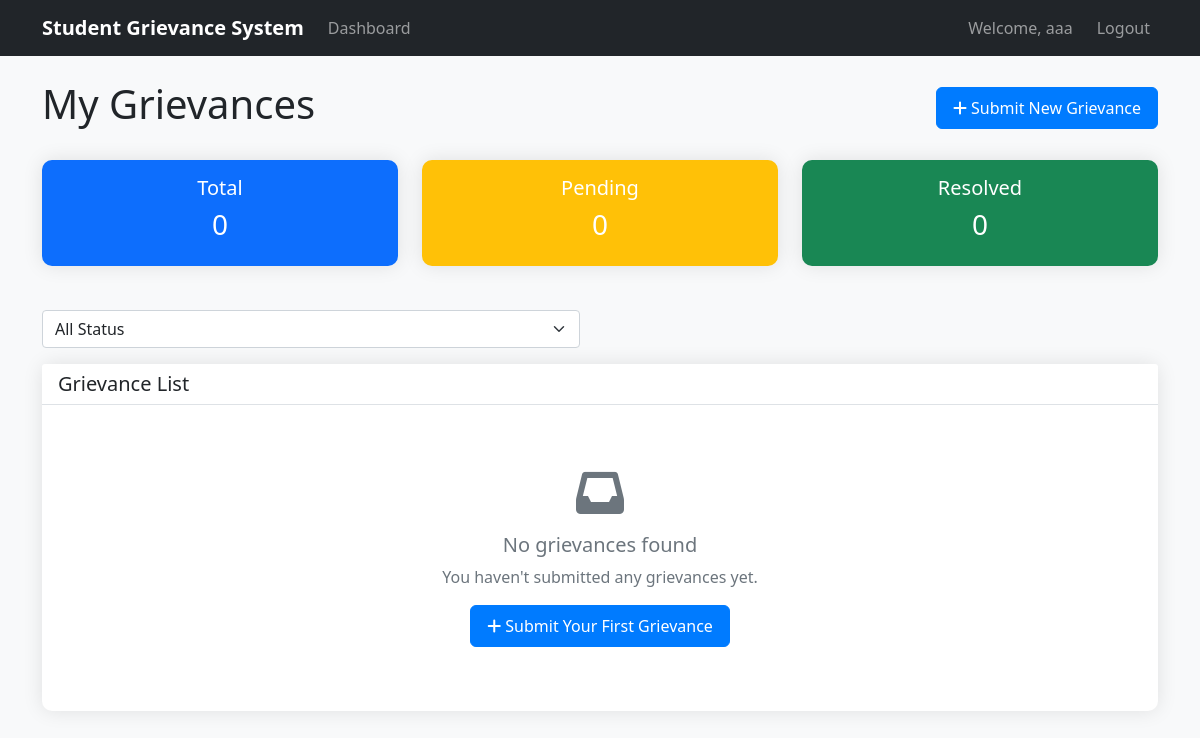
The app's page /api/students/grievances/ (signed in), older data.
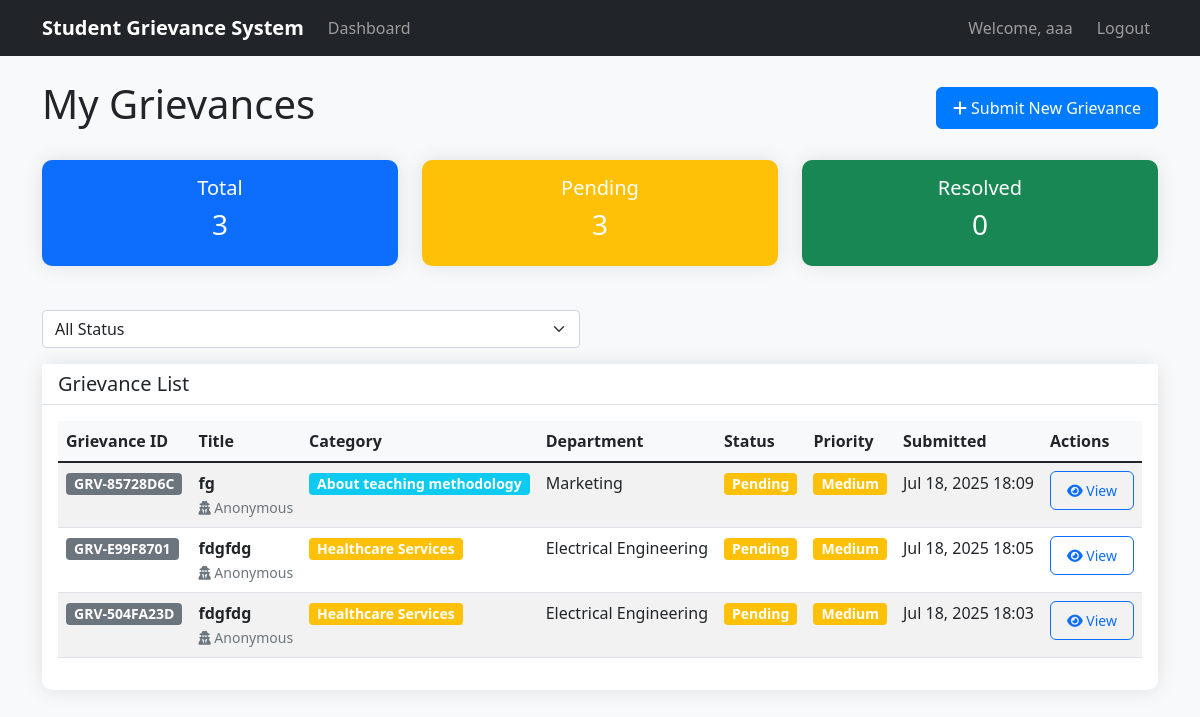
The same page, newer data.
### apps/authentication/models.py (models this page shows, shortened)
class User(AbstractBaseUser, PermissionsMixin):
    ROLE_CHOICES = [
        ('student', 'Student'),
        ('admin', 'Admin'),
        ('superadmin', 'Super Admin'),
        ('officer', 'Grievance Officer'),
    ]
    email = models.EmailField(unique=True)  # STRING - Unique email address
    role = models.CharField(max_length=20, choices=ROLE_CHOICES, default='student')  # STRING - User role (e.g., 'student')
    created_at = models.DateTimeField(auto_now_add=True)  # DATETIME - Timestamp of registration
    is_active = models.BooleanField(default=True)
    is_staff = models.BooleanField(default=False)
    is_email_verified = models.BooleanField(default=False)
    objects = UserManager()
    USERNAME_FIELD = 'email'
    REQUIRED_FIELDS = []
    def get_display_name(self):
        if hasattr(self, 'student_profile') and self.student_profile.name:
            return self.student_profile.name
        return self.email
    @property
    def is_student(self):
        return self.role == 'student'
    @property
    def is_admin(self):
        return self.role in ['admin', 'superadmin', 'officer']

### apps/students/models.py (models this page shows, shortened)
class StudentProfile(models.Model):
    user = models.OneToOneField(settings.AUTH_USER_MODEL, on_delete=models.CASCADE, related_name='student_profile')
    name = models.CharField(max_length=100, blank=True, null=True)  # Full name of the student (nullable for migration)
    student_id = models.CharField(max_length=50, unique=True)  # Student enrollment Id
    school = models.CharField(max_length=200, blank=True, null=True)  # Name of the School (optional, not in doc)
    department = models.CharField(max_length=100)  # Department name
    contact_no = models.CharField(max_length=15, blank=True, null=True)  # Contact number (nullable for migration)
    created_at = models.DateTimeField(auto_now_add=True)
    updated_at = models.DateTimeField(auto_now=True)
    class Meta:
        verbose_name = "Student Profile"
        verbose_name_plural = "Student Profiles"

### apps/grievances/models.py (models this page shows, shortened)
class Grievance(models.Model):
    STATUS_CHOICES = [
        ('pending', 'Pending'),
        ('resolved', 'Resolved'),
        ('rejected', 'Rejected'),
    ]
    PRIORITY_CHOICES = [
        ('low', 'Low'),
        ('medium', 'Medium'),
        ('high', 'High'),
        ('urgent', 'Urgent'),
    ]
    id = models.UUIDField(primary_key=True, default=uuid.uuid4, editable=False)
    student = models.ForeignKey(StudentProfile, on_delete=models.CASCADE, related_name='grievances')
    title = models.CharField(max_length=200)
    description = models.TextField()
    category = models.ForeignKey(Category, on_delete=models.CASCADE, related_name='grievances')
    department = models.CharField(max_length=100, blank=True, null=True, help_text="Department related to grievance")
    status = models.CharField(max_length=20, choices=STATUS_CHOICES, default='pending')
    priority = models.CharField(max_length=20, choices=PRIORITY_CHOICES, default='medium')
    assigned_to = models.ForeignKey(AdminProfile, on_delete=models.SET_NULL, null=True, blank=True, related_name='assigned_grievances')
    is_anonymous = models.BooleanField(default=False)
    expected_resolution_date = models.DateTimeField(null=True, blank=True)
    actual_resolution_date = models.DateTimeField(null=True, blank=True)
    submitted_at = models.DateTimeField(auto_now_add=True)
    updated_at = models.DateTimeField(auto_now=True)
    class Meta:
        ordering = ['-submitted_at']
        indexes = [
            models.Index(fields=['status', 'submitted_at']),
            models.Index(fields=['student', 'status']),
            models.Index(fields=['assigned_to', 'status']),
        ]
    @property
    def grievance_id(self):
        return f"GRV-{str(self.id)[:8].upper()}"

class Category(models.Model):
    CATEGORY_TYPES = [
        ('academic', 'Academic'),
        ('non_academic', 'Non-Academic'),
    ]
    id = models.UUIDField(primary_key=True, default=uuid.uuid4, editable=False)
    name = models.CharField(max_length=100)
    description = models.TextField(blank=True, null=True)
    category_type = models.CharField(max_length=20, choices=CATEGORY_TYPES)
    default_admin = models.ForeignKey(AdminProfile, on_delete=models.SET_NULL, null=True, blank=True, related_name='default_categories')
    keywords = models.TextField(blank=True, null=True, help_text="Keywords for auto-assignment (comma-separated)")
    is_active = models.BooleanField(default=True)
    created_at = models.DateTimeField(auto_now_add=True)
    updated_at = models.DateTimeField(auto_now=True)
    class Meta:
        verbose_name_plural = "Categories"
        ordering = ['category_type', 'name']

### apps/students/views.py (the view)
# urls.py: path('grievances/', views.student_grievances_view, name='grievances'),
@login_required
def student_grievances_view(request):
    if not request.user.is_student:
        return redirect('admin_panel:dashboard')
    try:
        student_profile = request.user.student_profile
    except StudentProfile.DoesNotExist:
        messages.error(request, 'Student profile not found')
        return redirect('authentication:login')
    all_grievances = Grievance.objects.filter(student=student_profile)
    grievances = all_grievances.order_by('-submitted_at')
    status_filter = request.GET.get('status')
    if status_filter:
        grievances = grievances.filter(status=status_filter)
    paginator = Paginator(grievances, 10)  # Show 10 grievances per page
    page_number = request.GET.get('page')
    page_obj = paginator.get_page(page_number)
    context = {
        'student_profile': student_profile,
        'page_obj': page_obj,
        'status_filter': status_filter,
        'total_grievances': all_grievances.count(),
        'pending_grievances': all_grievances.filter(status='pending').count(),
        'resolved_grievances': all_grievances.filter(status='resolved').count(),
    }
    return render(request, 'students/grievances.html', context)

### templates/students/grievances.html (shortened to what this page needs)
{% extends 'base.html' %}
{% load static %}
{% block content %}
<div class="row">
    <div class="col-12">
        <div class="d-flex justify-content-between align-items-center mb-4">
            <h1>My Grievances</h1>
            <a href="{% url 'grievances_web:submit_grievance' %}" class="btn btn-primary">
                <i class="fas fa-plus"></i> Submit New Grievance
            </a>
        </div>
    </div>
</div>
<div class="row mb-4">
    <div class="col-md-4">
        <div class="card bg-primary text-white">
            <div class="card-body text-center">
                <h5 class="card-title">Total</h5>
                <h3>{{ total_grievances }}</h3>
            </div>
        </div>
    </div>
    <div class="col-md-4">
        <div class="card bg-warning text-white">
            <div class="card-body text-center">
                <h5 class="card-title">Pending</h5>
                <h3>{{ pending_grievances }}</h3>
            </div>
        </div>
    </div>
    <div class="col-md-4">
        <div class="card bg-success text-white">
            <div class="card-body text-center">
                <h5 class="card-title">Resolved</h5>
                <h3>{{ resolved_grievances }}</h3>
            </div>
        </div>
    </div>
</div>
<div class="row mb-3">
    <div class="col-md-6">
        <form method="get" class="d-flex">
            <select name="status" class="form-select me-2" onchange="this.form.submit()">
                <option value="">All Status</option>
            </select>
        </form>
    </div>
</div>
<div class="card">
    <div class="card-header">
        <h5 class="mb-0">Grievance List</h5>
    </div>
    <div class="card-body">
        {% if page_obj.object_list %}
            <div class="table-responsive">
                <table class="table table-striped table-hover">
                    <thead>
                        <tr>
                            <th>Grievance ID</th>
                            <th>Title</th>
                            <th>Category</th>
                            <th>Department</th>
                            <th>Status</th>
                            <th>Priority</th>
                            <th>Submitted</th>
                            <th>Actions</th>
                        </tr>
                    </thead>
                    <tbody>
                        {% for grievance in page_obj.object_list %}
                        <tr>
                            <td>
                                <span class="badge bg-secondary">{{ grievance.grievance_id }}</span>
                            </td>
                            <td>
                                <div class="fw-bold">{{ grievance.title|truncatechars:50 }}</div>
                                {% if grievance.is_anonymous %}
                                    <small class="text-muted"><i class="fas fa-user-secret"></i> Anonymous</small>
                                {% endif %}
                            </td>
                            <td>
                                <span class="badge bg-{% if grievance.category.category_type == 'academic' %}info{% else %}warning{% endif %}">
                                    {{ grievance.category.name }}
                                </span>
                            </td>
                            <td>{{ grievance.department|default:"N/A" }}</td>
                            <td>
                                <span class="badge bg-{% if grievance.status == 'pending' %}warning{% elif grievance.status == 'resolved' %}success{% else %}danger{% endif %}">
                                    {{ grievance.get_status_display }}
                                </span>
                            </td>
                            <td>
                                <span class="badge bg-{% if grievance.priority == 'high' %}danger{% elif grievance.priority == 'medium' %}warning{% else %}secondary{% endif %}">
                                    {{ grievance.get_priority_display }}
                                </span>
                            </td>
                            <td>{{ grievance.submitted_at|date:"M d, Y H:i" }}</td>
                            <td>
                                <a href="{% url 'students:grievance_detail' grievance.id %}" class="btn btn-sm btn-outline-primary">
                                    <i class="fas fa-eye"></i> View
                                </a>
                            </td>
                        </tr>
                        {% endfor %}
                    </tbody>
                </table>
            </div>
        {% else %}
            <div class="text-center py-5">
                <i class="fas fa-inbox fa-3x text-muted mb-3"></i>
                <h5 class="text-muted">No grievances found</h5>
                <p class="text-muted">
                    {% if status_filter %}
                        No grievances with "{{ status_filter }}" status found.
                        <a href="{% url 'students:grievances' %}" class="text-decoration-none">View all grievances</a>
                    {% else %}
                        You haven't submitted any grievances yet.
                    {% endif %}
                </p>
                <a href="{% url 'grievances_web:submit_grievance' %}" class="btn btn-primary">
                    <i class="fas fa-plus"></i> Submit Your First Grievance
                </a>
            </div>
        {% endif %}
    </div>
</div>
{% endblock %}

### templates/base.html (shortened to what this page needs)
<!DOCTYPE html>
<html lang="en">
<head>
    <link href="https://cdn.jsdelivr.net/npm/bootstrap@5.1.3/dist/css/bootstrap.min.css" rel="stylesheet">
    <link rel="stylesheet" href="https://cdnjs.cloudflare.com/ajax/libs/font-awesome/6.0.0/css/all.min.css">
    <link rel="stylesheet" href="{% load static %}{% static 'css/style.css' %}">
</head>
<body>
    <nav class="navbar navbar-expand-lg navbar-dark bg-dark">
        <div class="container">
            {% if user.is_authenticated %}
                {% if user.is_admin %}
                    <a class="navbar-brand" href="{% url 'admin_panel:dashboard' %}">
                        Student Grievance System
                    </a>
                {% elif user.is_student %}
                    <a class="navbar-brand" href="{% url 'students:dashboard' %}">
                        Student Grievance System
                    </a>
                {% else %}
                    <a class="navbar-brand" href="{% url 'authentication:login_view' %}">
                        Student Grievance System
                    </a>
                {% endif %}
            {% else %}
                <a class="navbar-brand" href="{% url 'authentication:login_view' %}">
                    Student Grievance System
                </a>
            {% endif %}
            {% if user.is_authenticated %}
            <div class="navbar-nav me-auto">
                {% if user.is_student %}
                <a class="nav-link" href="{% url 'students:dashboard' %}">Dashboard</a>
                {% endif %}
            </div>
            <div class="navbar-nav ms-auto">
                <span class="navbar-text me-3">
                    Welcome, {{ user.get_display_name }}
                </span>
                <a class="nav-link" href="{% url 'authentication:logout_view' %}">Logout</a>
            </div>
            {% endif %}
        </div>
    </nav>
    <main class="container mt-4">
        {% block content %}
        {% endblock %}
    </main>
    <script src="{% load static %}{% static 'js/main.js' %}"></script>
</body>
</html>

### static/css/style.css (style rules this page uses)
body { background-color: #f8f9fa; font-family: 'Segoe UI', Tahoma, Geneva, Verdana, sans-serif; }
.navbar-brand { font-weight: bold; }
.card { border: none; border-radius: 10px; box-shadow: 0 0 20px rgba(0, 0, 0, 0.1); margin-bottom: 20px; }
.card-header { background-color: #fff; border-bottom: 1px solid #dee2e6; font-weight: 600; }
.btn { border-radius: 6px; padding: 8px 16px; }
.btn-primary { background-color: #007bff; border-color: #007bff; }
.table th { background-color: #f8f9fa; font-weight: 600; border-top: none; }
.badge { font-size: 0.875em; padding: 4px 8px; }

Row changes from the older to the newer data that the page shows:
added Grievance: grievance_id "GRV-85728D6C", title "fg", is_anonymous True (drawn), category.name "About teaching methodology", department "Marketing", status "Pending", priority "Medium", submitted_at "Jul 18, 2025 18:09"
added Grievance: grievance_id "GRV-E99F8701", title "fdgfdg", is_anonymous True (drawn), category.name "Healthcare Services", department "Electrical Engineering", status "Pending", priority "Medium", submitted_at "Jul 18, 2025 18:05"
added Grievance: grievance_id "GRV-504FA23D", title "fdgfdg", is_anonymous True (drawn), category.name "Healthcare Services", department "Electrical Engineering", status "Pending", priority "Medium", submitted_at "Jul 18, 2025 18:03"
Text that changed along with them:
{{ total_grievances }}: "0" → "3"
{{ pending_grievances }}: "0" → "3"
text no longer shown: "No grievances found You haven't submitted any grievances yet. Submit Your First Grievance"
text now shown: "Grievance ID Title Category Department Status Priority Submitted Actions"
